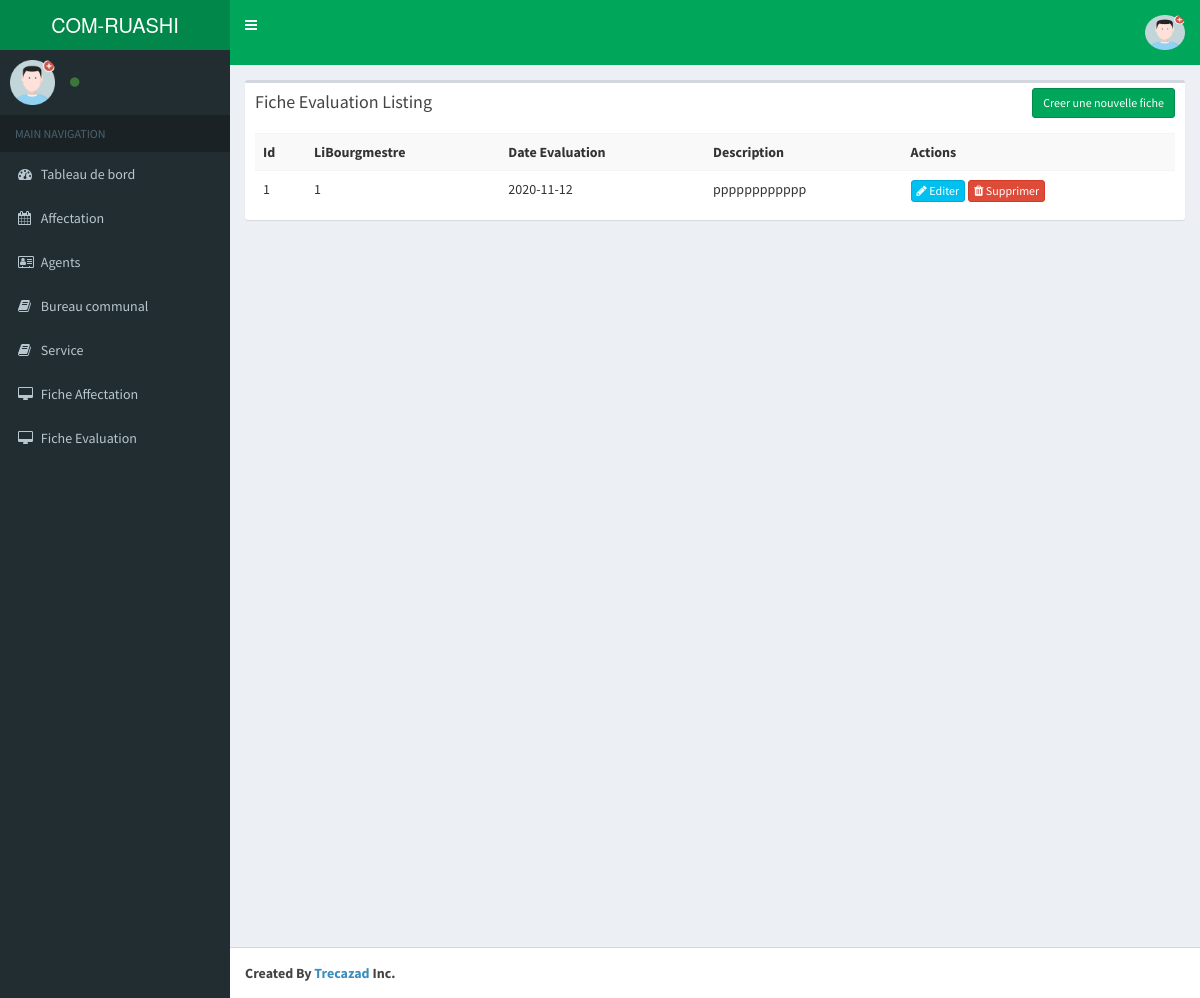
The page /index.php/fiche_evaluation on the database its author committed.
### tables this page shows
CREATE TABLE `fiche_evaluation` (
  `Id_evaluation` int(5) NOT NULL,
  `Date_evaluation` date NOT NULL,
  `Description` varchar(30) NOT NULL,
  `LiBourgmestre` int(5) NOT NULL
);

### application/controllers/Fiche_evaluation.php (called while the page is built, shortened)
<?php
class Fiche_evaluation extends CI_Controller{
    function __construct()
    {
        $this->load->model('Fiche_evaluation_model');
    }
    function index()
    {
        $params['limit'] = RECORDS_PER_PAGE;
        $params['offset'] = ($this->input->get('per_page')) ? $this->input->get('per_page') : 0;
        $data['fiche_evaluation'] = $this->Fiche_evaluation_model->get_all_fiche_evaluation($params);
        $data['_view'] = 'fiche_evaluation/index';
        $this->load->view('layouts/main',$data);
    }
}

### index.php (called while the page is built, shortened)
<?php
require_once BASEPATH.'core/CodeIgniter.php';

### application/models/Fiche_evaluation_model.php (called while the page is built, shortened)
<?php
class Fiche_evaluation_model extends CI_Model
{
    function get_all_fiche_evaluation_count()
    {
        $this->db->from('fiche_evaluation');
        return $this->db->count_all_results();
    }
    function get_all_fiche_evaluation($params = array())
    {
        $this->db->order_by('Id_evaluation', 'desc');
        if(isset($params) && !empty($params))
        {
            $this->db->limit($params['limit'], $params['offset']);
        }
        return $this->db->get('fiche_evaluation')->result_array();
    }
}

### application/views/fiche_evaluation/index.php (the view, shortened to what this page needs)
<div class="row">
    <div class="col-md-12">
        <div class="box">
            <div class="box-header">
                <h3 class="box-title">Fiche Evaluation Listing</h3>
            	<div class="box-tools">
                    <a href="<?php echo site_url('fiche_evaluation/add'); ?>" class="btn btn-success btn-sm">Creer une nouvelle fiche</a>
                </div>
            </div>
            <div class="box-body">
                <table class="table table-striped">
                    <tr>
						<th>Id</th>
						<th>LiBourgmestre</th>
						<th>Date Evaluation</th>
						<th>Description</th>
						<th>Actions</th>
                    </tr>
                    <?php foreach($fiche_evaluation as $f){ ?>
                    <tr>
						<td><?php echo $f['Id_evaluation']; ?></td>
						<td><?php echo $f['LiBourgmestre']; ?></td>
						<td><?php echo $f['Date_evaluation']; ?></td>
						<td><?php echo $f['Description']; ?></td>
						<td>
                            <a href="<?php echo site_url('fiche_evaluation/edit/'.$f['Id_evaluation']); ?>" class="btn btn-info btn-xs"><span class="fa fa-pencil"></span> Editer</a>
                            <a href="<?php echo site_url('fiche_evaluation/remove/'.$f['Id_evaluation']); ?>" class="btn btn-danger btn-xs"><span class="fa fa-trash"></span> Supprimer</a>
                        </td>
                    </tr>
                    <?php } ?>
                </table>
            </div>
        </div>
    </div>
</div>

### rows shown on the page
fiche_evaluation: Id_evaluation "1", LiBourgmestre "1", Date_evaluation "2020-11-12", Description "pppppppppppp"
